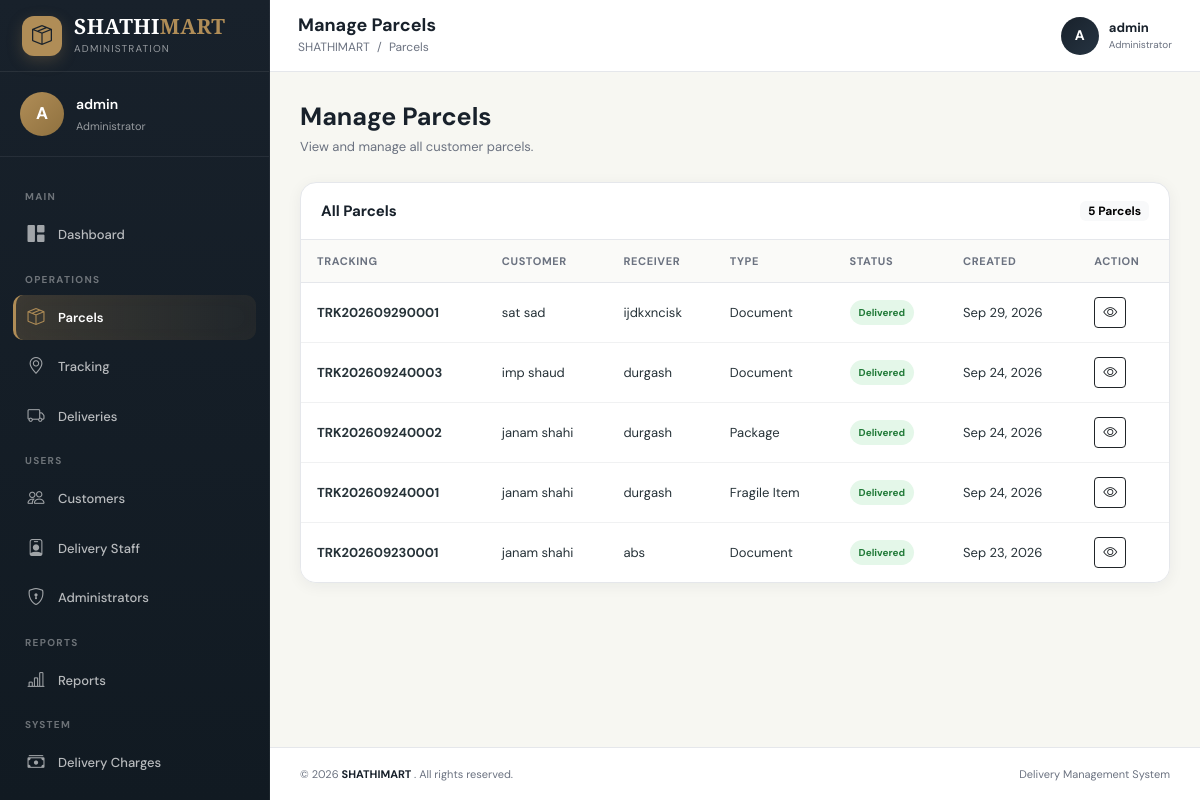
/dashboard/admin/parcels/ (signed in), run on the app's committed database.
### parcels/models.py (models this page shows, shortened)
class Parcel(models.Model):
    PARCEL_TYPE_CHOICES = [
        ('document', 'Document'),
        ('package', 'Package'),
        ('fragile', 'Fragile Item'),
        ('electronics', 'Electronics'),
        ('clothing', 'Clothing'),
        ('food', 'Food Item'),
        ('other', 'Other'),
    ]
    STATUS_CHOICES = [
        ('pending', 'Pending'),
        ('pickup_requested', 'Pickup Requested'),
        ('assigned', 'Assigned'),
        ('picked_up', 'Picked Up'),
        ('in_transit', 'In Transit'),
        ('out_for_delivery', 'Out for Delivery'),
        ('delivered', 'Delivered'),
        ('cancelled', 'Cancelled'),
        ('failed', 'Failed Delivery'),
        ('rescheduled', 'Rescheduled'),
    ]
    customer = models.ForeignKey(
        User,
        on_delete=models.CASCADE,
        related_name='parcels'
    )
    tracking_number = models.CharField(
        max_length=30,
        unique=True
    )
    sender_name = models.CharField(
        max_length=150
    )
    sender_phone = models.CharField(
        max_length=15
    )
    sender_address = models.TextField()
    receiver_name = models.CharField(
        max_length=150
    )
    receiver_phone = models.CharField(
        max_length=15
    )
    receiver_address = models.TextField()
    parcel_type = models.CharField(
        max_length=30,
        choices=PARCEL_TYPE_CHOICES,
        default='package'
    )
    weight = models.DecimalField(
        max_digits=8,
        decimal_places=2
    )
    description = models.TextField(
        blank=True
    )
    pickup_date = models.DateField(
        null=True,
        blank=True
    )
    delivery_date = models.DateField(
        null=True,
        blank=True
    )
    delivery_charge = models.DecimalField(
        max_digits=10,
        decimal_places=2,
        default=0
    )
    status = models.CharField(
        max_length=30,
        choices=STATUS_CHOICES,
        default='pending'
    )
    created_at = models.DateTimeField(
        auto_now_add=True
    )
    updated_at = models.DateTimeField(
        auto_now=True
    )
    class Meta:
        ordering = ['-created_at']
        verbose_name = 'Parcel'
        verbose_name_plural = 'Parcels'

### dashboard/views.py (the view)
@login_required(login_url="login")
def parcel_management(request):
    access = check_admin(request)
    if access:
        return access
    parcels = (
        Parcel.objects
        .select_related(
            "customer",
            "delivery",
            "delivery__delivery_staff",
        )
        .order_by("-created_at")
    )
    context = {
        "profile":
            request.user.profile,
        "parcels":
            parcels,
        "total_parcels":
            parcels.count(),
    }
    return render(
        request,
        "dashboard/parcel_management.html",
        context
    )

### dashboard/views.py (called while the page is built)
def admin_required(request):
    if not request.user.is_authenticated:
        return False
    if request.user.is_superuser:
        return True
    try:
        return request.user.profile.role == "admin"
    except CustomerProfile.DoesNotExist:
        return False

def check_admin(request):
    if not request.user.is_authenticated:
        return redirect("login")
    if not admin_required(request):
        messages.error(
            request,
            "Administrator access required."
        )
        return redirect("admin_login")
    return None

### notifications/context_processors.py (called while the page is built)
def notification_context(request):
    if not request.user.is_authenticated:
        return {
            "navbar_notifications": [],
            "unread_notifications_count": 0,
        }
    notifications = Notification.objects.filter(
        user=request.user
    ).select_related(
        "parcel"
    )[:8]
    unread_count = Notification.objects.filter(
        user=request.user,
        is_read=False
    ).count()
    return {
        "navbar_notifications": notifications,
        "unread_notifications_count": unread_count,
    }

### templates/dashboard/parcel_management.html (shortened to what this page needs)
{% extends "dashboard/admin_base.html" %}
{% block parcels_active %}
active
{% endblock %}
{% block topbar_title %}
Manage Parcels
{% endblock %}
{% block breadcrumb %}
Parcels
{% endblock %}
{% block content %}
<div class="content-header">
    <div>
        <h1 class="content-title">
            Manage Parcels
        </h1>
        <p class="content-subtitle">
            View and manage all customer parcels.
        </p>
    </div>
</div>
<div class="admin-card">
    <div class="admin-card-header">
        <h5 class="admin-card-title">
            All Parcels
        </h5>
        <span class="badge text-bg-light">
            {{ total_parcels }} Parcels
        </span>
    </div>
    <div class="table-responsive">
        <table class="table admin-table">
            <thead>
                <tr>
                    <th>
                        Tracking
                    </th>
                    <th>
                        Customer
                    </th>
                    <th>
                        Receiver
                    </th>
                    <th>
                        Type
                    </th>
                    <th>
                        Status
                    </th>
                    <th>
                        Created
                    </th>
                    <th>
                        Action
                    </th>
                </tr>
            </thead>
            <tbody>
                {% for parcel in parcels %}
                <tr>
                    <td>
                        <strong>
                            {{ parcel.tracking_number }}
                        </strong>
                    </td>
                    <td>
                        {% if parcel.customer.get_full_name %}
                            {{ parcel.customer.get_full_name }}
                        {% else %}
                            {{ parcel.customer.username }}
                        {% endif %}
                    </td>
                    <td>
                        {{ parcel.receiver_name }}
                    </td>
                    <td>
                        {{ parcel.get_parcel_type_display }}
                    </td>
                    <td>
                        <span
                            class="status-badge status-{{ parcel.status }}"
                        >
                            {{ parcel.get_status_display }}
                        </span>
                    </td>
                    <td>
                        {{ parcel.created_at|date:"M d, Y" }}
                    </td>
                    <td>
                        <a
                            href="{% url 'admin_parcel_detail' parcel.id %}"
                            class="btn btn-sm btn-outline-dark"
                        >
                            <i class="bi bi-eye"></i>
                        </a>
                    </td>
                </tr>
                {% endfor %}
            </tbody>
        </table>
    </div>
</div>
{% endblock %}

### templates/dashboard/admin_base.html (shortened to what this page needs)
{% load static %}
<!DOCTYPE html>
<html lang="en">
<head>
<link
    href="https://cdn.jsdelivr.net/npm/bootstrap@5.3.3/dist/css/bootstrap.min.css"
    rel="stylesheet"
>
<link
    rel="stylesheet"
    href="https://cdn.jsdelivr.net/npm/bootstrap-icons@1.11.3/font/bootstrap-icons.min.css"
>
</head>
<body>
<div class="admin-wrapper">
<aside
    class="admin-sidebar"
    id="adminSidebar"
>
    <div class="admin-brand">
        <div class="brand-logo">
            <i class="bi bi-box-seam"></i>
        </div>
        <div>
            <div class="brand-name">
                SHATHI<span>MART</span>
            </div>
            <div class="brand-subtitle">
                Administration
            </div>
        </div>
    </div>
    <div class="sidebar-user">
        <div class="sidebar-user-avatar">
            {% if request.user.first_name %}
                {{ request.user.first_name|first|upper }}
            {% else %}
                {{ request.user.username|first|upper }}
            {% endif %}
        </div>
        <div class="sidebar-user-info">
            <div class="sidebar-user-name">
                {% if request.user.get_full_name %}
                    {{ request.user.get_full_name }}
                {% else %}
                    {{ request.user.username }}
                {% endif %}
            </div>
            <div class="sidebar-user-role">
                Administrator
            </div>
        </div>
    </div>
    <nav class="sidebar-navigation">
        <div class="nav-section-title">
            Main
        </div>
        <a
            href="{% url 'admin_dashboard' %}"
            class="admin-nav-link {% block dashboard_active %}{% endblock %}"
        >
            <i class="bi bi-grid-1x2-fill"></i>
            <span>
                Dashboard
            </span>
        </a>
        <div class="nav-section-title">
            Operations
        </div>
        <a
            href="{% url 'admin_parcel_list' %}"
            class="admin-nav-link {% block parcels_active %}{% endblock %}"
        >
            <i class="bi bi-box-seam"></i>
            <span>
                Parcels
            </span>
        </a>
        <a
            href="{% url 'admin_tracking' %}"
            class="admin-nav-link {% block tracking_active %}{% endblock %}"
        >
            <i class="bi bi-geo-alt"></i>
            <span>
                Tracking
            </span>
        </a>
        <a
            href="{% url 'admin_deliveries' %}"
            class="admin-nav-link {% block deliveries_active %}{% endblock %}"
        >
            <i class="bi bi-truck"></i>
            <span>
                Deliveries
            </span>
        </a>
        <div class="nav-section-title">
            Users
        </div>
        <a
            href="{% url 'admin_customers' %}"
            class="admin-nav-link {% block customers_active %}{% endblock %}"
        >
            <i class="bi bi-people"></i>
            <span>
                Customers
            </span>
        </a>
        <a
            href="{% url 'admin_staff' %}"
            class="admin-nav-link {% block staff_active %}{% endblock %}"
        >
            <i class="bi bi-person-badge"></i>
            <span>
                Delivery Staff
            </span>
        </a>
        <a
            href="{% url 'admin_administrators' %}"
            class="admin-nav-link {% block administrators_active %}{% endblock %}"
        >
            <i class="bi bi-shield-lock"></i>
            <span>
                Administrators
            </span>
        </a>
        <div class="nav-section-title">
            Reports
        </div>
        <a
            href="{% url 'admin_reports' %}"
            class="admin-nav-link {% block reports_active %}{% endblock %}"
        >
            <i class="bi bi-bar-chart-line"></i>
            <span>
                Reports
            </span>
        </a>
        <div class="nav-section-title">
            System
        </div>
        <a
            href="{% url 'delivery_charge_management' %}"
            class="admin-nav-link {% block delivery_charges_active %}{% endblock %}"
        >
            <i class="bi bi-cash-stack"></i>
            <span>
                Delivery Charges
            </span>
        </a>
        <a
            href="/admin/"
            class="admin-nav-link"
            target="_blank"
            rel="noopener noreferrer"
        >
        </a>
    </nav>
</aside>
<main class="admin-main">
    <header class="admin-topbar">
        <div class="topbar-left">
            <div>
                <h6 class="page-heading">
                    {% block topbar_title %}{% endblock %}
                </h6>
                <div class="page-breadcrumb">
                    SHATHIMART
                    <span class="mx-1">
                        /
                    </span>
                    {% block breadcrumb %}{% endblock %}
                </div>
            </div>
        </div>
        <div class="topbar-right">
            <div class="topbar-admin">
                <div class="topbar-admin-avatar">
                    {% if request.user.first_name %}
                        {{ request.user.first_name|first|upper }}
                    {% else %}
                        {{ request.user.username|first|upper }}
                    {% endif %}
                </div>
                <div class="topbar-admin-info">
                    <div class="topbar-admin-name">
                        {% if request.user.get_full_name %}
                            {{ request.user.get_full_name }}
                        {% else %}
                            {{ request.user.username }}
                        {% endif %}
                    </div>
                    <div class="topbar-admin-role">
                        Administrator
                    </div>
                </div>
            </div>
        </div>
    </header>
    <section class="admin-content">
        {% block content %}
        {% endblock %}
    </section>
    <footer class="admin-footer">
        <div>
            © {% now "Y" %}
            <strong>
                SHATHIMART
            </strong>.
            All rights reserved.
        </div>
        <div>
            Delivery Management System
        </div>
    </footer>
</main>
</div>
</body>
</html>

### data on the page
Parcel: tracking_number "TRK202609290001", customer.get_full_name "sat sad", receiver_name "ijdkxncisk", parcel_type "Document", status "Delivered", created_at "Sep 29, 2026"
Parcel: tracking_number "TRK202609240003", customer.get_full_name "imp shaud", receiver_name "durgash", parcel_type "Document", status "Delivered", created_at "Sep 24, 2026"
Parcel: tracking_number "TRK202609240002", customer.get_full_name "janam shahi", receiver_name "durgash", parcel_type "Package", status "Delivered", created_at "Sep 24, 2026"
Parcel: tracking_number "TRK202609240001", customer.get_full_name "janam shahi", receiver_name "durgash", parcel_type "Fragile Item", status "Delivered", created_at "Sep 24, 2026"
Parcel: tracking_number "TRK202609230001", customer.get_full_name "janam shahi", receiver_name "abs", parcel_type "Document", status "Delivered", created_at "Sep 23, 2026"

### other printed values
{{ request.user.username|first|upper }} "A"
{{ request.user.username }} "admin"
{{ total_parcels }} "5"
